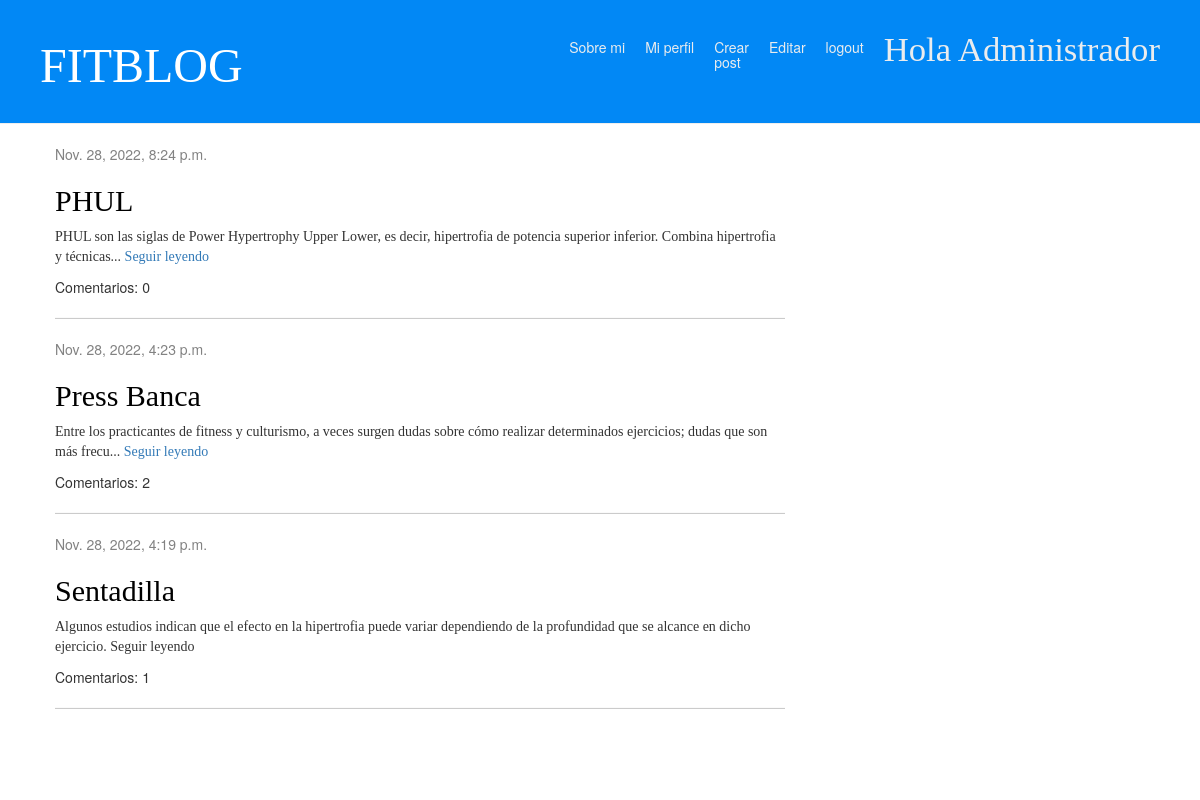
Screenshot of / (signed in) with the database file from the repository.
### blog/models.py (models this page shows, shortened)
class Post(models.Model):
    author = models.ForeignKey(settings.AUTH_USER_MODEL, on_delete=models.CASCADE)
    title = models.CharField(max_length=200)
    text = models.TextField()
    short_text = models.CharField(max_length=50, null=True)
    created_date = models.DateTimeField(
            default=timezone.now)
    imagen = models.ImageField(upload_to='post', null=True)
    published_date = models.DateTimeField(
            blank=True, null=True)

### blog/views.py (the view)
# urls.py: path('',views.post_list, name='post_list'),
def post_list(request):
    posts = Post.objects.filter(published_date__lte=timezone.now()).order_by('-published_date')
    return render(request, 'blog/post_list.html', {'posts': posts})

### blog/templates/blog/post_list.html
{% extends 'blog/base.html' %}
{% block content %}
    {% for post in posts %}
        <div class="post">
            <div class="date">
                {{ post.published_date }}
         </div>
        <div>
            <h2><a href="{% url 'post_detail' pk=post.pk %}">{{ post.title }}</a></h2>
            <p>{{ post.text|linebreaksbr|truncatechars:140 }} <a href="{% url 'post_detail' pk=post.pk %}"> Seguir leyendo </p>
             <a> Comentarios: {{ post.comments.count }} </a>
        <hr>
        </div>
    {% endfor %}
{% endblock %}

### blog/templates/blog/base.html (shortened to what this page needs)
<html>
    <head>
        {% load static %}
        <link href="https://cdn.jsdelivr.net/npm/bootstrap@5.0.2/dist/css/bootstrap.min.css" rel="stylesheet">
        <link rel="stylesheet" href="//maxcdn.bootstrapcdn.com/bootstrap/3.2.0/css/bootstrap.min.css">
        <link rel="stylesheet" href="//maxcdn.bootstrapcdn.com/bootstrap/3.2.0/css/bootstrap-theme.min.css">
        <link rel="stylesheet" href="{% static 'css\blog.css' %}">
    </head>
    <div class="page-header">
        {% if user.is_authenticated %}
        <h5><p class="top-menu">Hola {{ user.username }}</p></h5>
        <h5><a href="{% url 'logout' %}" class="top-menu"> <h5> logout </h5>  </a></h5>
        <h5><a href="{% url 'editarperfil' %}" class="top-menu"> <h5> Editar </h5>  </a></h5>
        <h5><a href="{% url 'post_new' %}" class="top-menu"> <h5> Crear<br>post </h5>  </a></h5>
        <h5> <a href="{% url 'miperfil' %}" class="top-menu"> <h5>Mi perfil</h5>  </a></h5>
         {% else %}
         <a href="{% url 'login' %}" class="top-menu"> Login </a>
         <a href="{% url 'register' %}" class="top-menu"> Registrarse  </a>
         {% endif %}
         <h5><a href="{% url 'aboutme' %}" class="top-menu"> <h5>Sobre mi</h5>  </a></h5>
        <h1><a href="/">FITBLOG</a></h1>
    </div>
    <div class="content container">
        <div class="row">
            <div class="col-md-8">
            {% block content %}
            {% endblock %}
            </div>
        </div>
    </div>
</html>

### blog/static/css/blog.css (style rules this page uses)
.page-header { background-color: #0288f5; margin-top: 0; padding: 20px 20px 20px 40px; }
.page-header h1, .page-header h1 a, .page-header h1 a:visited, .page-header h1 a:active { color: #ffffff; font-size: 36pt; text-decoration: none; }
.content { margin-left: 40px; }
h1, h2, h3, h4, p { font-family: 'Alfa Slab One'; }
.date { color: #828282; }
.top-menu, .top-menu:hover, .top-menu:visited { color: #eaecee; float: right; font-size: 26pt; margin-right: 20px; }
.post { margin-bottom: 70px; }
.post h2 a, .post h2 a:visited { color: #000000; }

### rows the page displays
Post: published_date "Nov. 28, 2022, 8:24 p.m.", title "PHUL", text "PHUL son las siglas de Power Hypertrophy Upper Lower, es decir, hipertrofia de potencia superior inferior. Combina hipertrofia y técnicas...", comments.count "0"
Post: published_date "Nov. 28, 2022, 4:23 p.m.", title "Press Banca", text "Entre los practicantes de fitness y culturismo, a veces surgen dudas sobre cómo realizar determinados ejercicios; dudas que son más frecu...", comments.count "2"
Post: published_date "Nov. 28, 2022, 4:19 p.m.", title "Sentadilla", text "Algunos estudios indican que el efecto en la hipertrofia puede variar dependiendo de la profundidad que se alcance en dicho ejercicio.", comments.count "1"

### other values shown
{{ user.username }} "Administrador"
